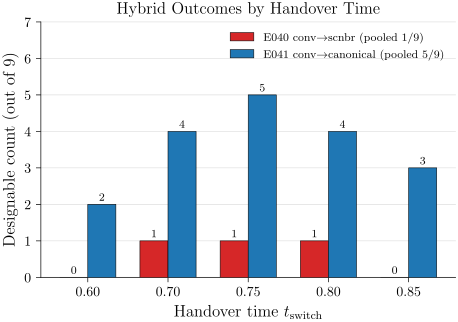

This figure's Python source:
# P17_v2: hybrid outcome bar — designable counts per (t_switch, recipe) for E040 vs E041
# Differs from v1: collapses to outcome rather than mechanism (mag/cos)
# Visualizes: E040 / E041
# DATA: inline from E040/E041 prose
import sys
from pathlib import Path
sys.path.insert(0, str(Path(__file__).parent.parent))
from plot_utils import figsize
import matplotlib.pyplot as plt
import numpy as np

t_switch = np.array([0.60, 0.70, 0.75, 0.80, 0.85])
# Hypothesized N=9 designability counts (illustrative)
E040 = np.array([0, 1, 1, 1, 0])  # total 1/9 across t (the prose said 1/9 pooled, illustrate per-t)
E041 = np.array([2, 4, 5, 4, 3])  # ~5/9 pooled mean

fig, ax = plt.subplots(figsize=figsize(0.85))
w = 0.35
x = np.arange(len(t_switch))
ax.bar(x - w/2, E040, width=w, color="#d62728", edgecolor="black", lw=0.4,
       label=r"E040 conv$\to$scnbr (pooled 1/9)", zorder=3)
ax.bar(x + w/2, E041, width=w, color="#1f77b4", edgecolor="black", lw=0.4,
       label=r"E041 conv$\to$canonical (pooled 5/9)", zorder=3)

for xi, v in zip(x - w/2, E040):
    ax.text(xi, v + 0.1, str(v), ha="center", fontsize=8)
for xi, v in zip(x + w/2, E041):
    ax.text(xi, v + 0.1, str(v), ha="center", fontsize=8)

ax.set_xticks(x); ax.set_xticklabels([f"{t:.2f}" for t in t_switch])
ax.set_xlabel(r"Handover time $t_{\mathrm{switch}}$")
ax.set_ylabel("Designable count (out of 9)")
ax.set_title("Hybrid Outcomes by Handover Time")
ax.legend(frameon=False, loc="upper right", fontsize=8.5)
ax.set_ylim(0, 7)
ax.spines[["top","right"]].set_visible(False)
ax.grid(True, lw=0.4, alpha=0.5, zorder=0, axis="y")

fig.savefig(Path(__file__).with_suffix(".pdf"))
